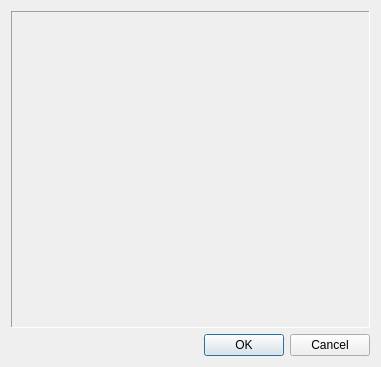
<ui version="4.0" >
 <class>KLFColorDialogUI</class>
 <widget class="QDialog" name="KLFColorDialogUI" >
  <property name="windowModality" >
   <enum>Qt::ApplicationModal</enum>
  </property>
  <property name="geometry" >
   <rect>
    <x>0</x>
    <y>0</y>
    <width>377</width>
    <height>367</height>
   </rect>
  </property>
  <property name="windowTitle" >
   <string>Select Color</string>
  </property>
  <property name="windowIcon" >
   <iconset resource="klfres.qrc" >
    <normaloff>:/pics/huepane.png</normaloff>:/pics/huepane.png</iconset>
  </property>
  <layout class="QVBoxLayout" name="verticalLayout" >
   <item>
    <widget class="QFrame" name="frmChooseWidget" >
     <property name="frameShape" >
      <enum>QFrame::Panel</enum>
     </property>
     <property name="frameShadow" >
      <enum>QFrame::Sunken</enum>
     </property>
     <layout class="QVBoxLayout" name="verticalLayout_2" >
      <property name="spacing" >
       <number>0</number>
      </property>
      <property name="margin" >
       <number>2</number>
      </property>
      <item>
       <widget class="KLFColorChooseWidget" native="1" name="mColorChooseWidget" >
        <property name="minimumSize" >
         <size>
          <width>353</width>
          <height>299</height>
         </size>
        </property>
       </widget>
      </item>
     </layout>
    </widget>
   </item>
   <item>
    <widget class="QDialogButtonBox" name="buttonBox" >
     <property name="orientation" >
      <enum>Qt::Horizontal</enum>
     </property>
     <property name="standardButtons" >
      <set>QDialogButtonBox::Cancel|QDialogButtonBox::Ok</set>
     </property>
    </widget>
   </item>
  </layout>
 </widget>
 <customwidgets>
  <customwidget>
   <class>KLFColorChooseWidget</class>
   <extends>QWidget</extends>
   <header location="global" >QWidget</header>
   <container>1</container>
  </customwidget>
 </customwidgets>
 <resources>
  <include location="klfres.qrc" />
 </resources>
 <connections>
  <connection>
   <sender>buttonBox</sender>
   <signal>accepted()</signal>
   <receiver>KLFColorDialogUI</receiver>
   <slot>accept()</slot>
   <hints>
    <hint type="sourcelabel" >
     <x>248</x>
     <y>254</y>
    </hint>
    <hint type="destinationlabel" >
     <x>157</x>
     <y>274</y>
    </hint>
   </hints>
  </connection>
  <connection>
   <sender>buttonBox</sender>
   <signal>rejected()</signal>
   <receiver>KLFColorDialogUI</receiver>
   <slot>reject()</slot>
   <hints>
    <hint type="sourcelabel" >
     <x>316</x>
     <y>260</y>
    </hint>
    <hint type="destinationlabel" >
     <x>286</x>
     <y>274</y>
    </hint>
   </hints>
  </connection>
 </connections>
</ui>
